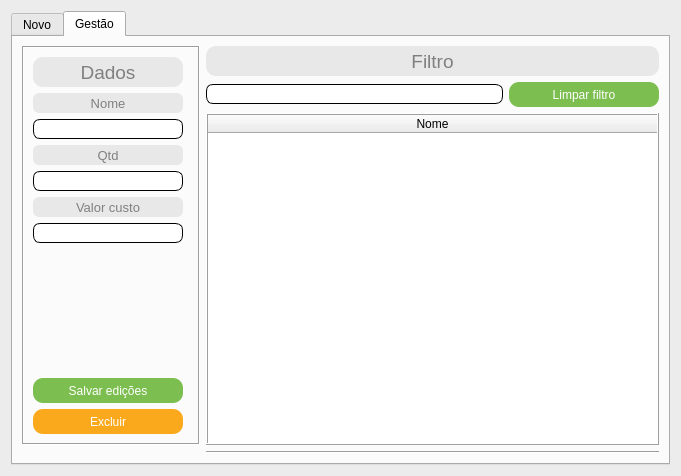
<?xml version="1.0" encoding="UTF-8"?>
<ui version="4.0">
 <class>fm_gestao_brinde</class>
 <widget class="QDialog" name="fm_gestao_brinde">
  <property name="geometry">
   <rect>
    <x>0</x>
    <y>0</y>
    <width>681</width>
    <height>476</height>
   </rect>
  </property>
  <property name="windowTitle">
   <string>Gestão de brinde</string>
  </property>
  <property name="styleSheet">
   <string notr="true">QDialog{
background:#ececec
}</string>
  </property>
  <layout class="QGridLayout" name="gridLayout_3">
   <item row="0" column="0">
    <widget class="QTabWidget" name="tabW">
     <property name="currentIndex">
      <number>1</number>
     </property>
     <widget class="QWidget" name="tabNovo">
      <attribute name="title">
       <string>Novo</string>
      </attribute>
      <layout class="QGridLayout" name="gridLayout">
       <item row="0" column="0">
        <layout class="QVBoxLayout" name="vlNovoNome">
         <item>
          <widget class="QLabel" name="lbNovoNome">
           <property name="sizePolicy">
            <sizepolicy hsizetype="Preferred" vsizetype="Preferred">
             <horstretch>0</horstretch>
             <verstretch>0</verstretch>
            </sizepolicy>
           </property>
           <property name="minimumSize">
            <size>
             <width>150</width>
             <height>20</height>
            </size>
           </property>
           <property name="styleSheet">
            <string notr="true">QLabel{
background:#e8e8e8;
color:#808080;
font-size:10pt;
border:none;
border-radius:6px;
}</string>
           </property>
           <property name="text">
            <string>Nome</string>
           </property>
           <property name="alignment">
            <set>Qt::AlignCenter</set>
           </property>
          </widget>
         </item>
         <item>
          <widget class="QLineEdit" name="lineNovoNome">
           <property name="sizePolicy">
            <sizepolicy hsizetype="Expanding" vsizetype="Maximum">
             <horstretch>0</horstretch>
             <verstretch>0</verstretch>
            </sizepolicy>
           </property>
           <property name="minimumSize">
            <size>
             <width>150</width>
             <height>20</height>
            </size>
           </property>
           <property name="styleSheet">
            <string notr="true">QLineEdit:enabled{background:#ffffff;}
QLineEdit:disabled{background:#e7e7e7;}

QLineEdit{
color:#303030;
font-size:9pt;
border-radius:7px;
border:1px solid black;
}</string>
           </property>
          </widget>
         </item>
        </layout>
       </item>
       <item row="0" column="1">
        <layout class="QVBoxLayout" name="vlNovoQtd">
         <item>
          <widget class="QLabel" name="lbNovoQtd">
           <property name="sizePolicy">
            <sizepolicy hsizetype="Preferred" vsizetype="Preferred">
             <horstretch>0</horstretch>
             <verstretch>0</verstretch>
            </sizepolicy>
           </property>
           <property name="minimumSize">
            <size>
             <width>150</width>
             <height>20</height>
            </size>
           </property>
           <property name="styleSheet">
            <string notr="true">QLabel{
background:#e8e8e8;
color:#808080;
font-size:10pt;
border:none;
border-radius:6px;
}</string>
           </property>
           <property name="text">
            <string>Quantidade</string>
           </property>
           <property name="alignment">
            <set>Qt::AlignCenter</set>
           </property>
          </widget>
         </item>
         <item>
          <widget class="QLineEdit" name="lineNovoQtd">
           <property name="sizePolicy">
            <sizepolicy hsizetype="Maximum" vsizetype="Maximum">
             <horstretch>0</horstretch>
             <verstretch>0</verstretch>
            </sizepolicy>
           </property>
           <property name="minimumSize">
            <size>
             <width>150</width>
             <height>20</height>
            </size>
           </property>
           <property name="styleSheet">
            <string notr="true">QLineEdit:enabled{background:#ffffff;}
QLineEdit:disabled{background:#e7e7e7;}

QLineEdit{
color:#303030;
font-size:9pt;
border-radius:7px;
border:1px solid black;
}</string>
           </property>
           <property name="maxLength">
            <number>30</number>
           </property>
          </widget>
         </item>
        </layout>
       </item>
       <item row="0" column="2">
        <layout class="QVBoxLayout" name="vlNovoValorCusto">
         <item>
          <widget class="QLabel" name="lbNovoValorCusto">
           <property name="sizePolicy">
            <sizepolicy hsizetype="Preferred" vsizetype="Preferred">
             <horstretch>0</horstretch>
             <verstretch>0</verstretch>
            </sizepolicy>
           </property>
           <property name="minimumSize">
            <size>
             <width>150</width>
             <height>20</height>
            </size>
           </property>
           <property name="styleSheet">
            <string notr="true">QLabel{
background:#e8e8e8;
color:#808080;
font-size:10pt;
border:none;
border-radius:6px;
}</string>
           </property>
           <property name="text">
            <string>Valor custo</string>
           </property>
           <property name="alignment">
            <set>Qt::AlignCenter</set>
           </property>
          </widget>
         </item>
         <item>
          <widget class="QLineEdit" name="lineNovoValorCusto">
           <property name="sizePolicy">
            <sizepolicy hsizetype="Maximum" vsizetype="Maximum">
             <horstretch>0</horstretch>
             <verstretch>0</verstretch>
            </sizepolicy>
           </property>
           <property name="minimumSize">
            <size>
             <width>150</width>
             <height>20</height>
            </size>
           </property>
           <property name="styleSheet">
            <string notr="true">QLineEdit:enabled{background:#ffffff;}
QLineEdit:disabled{background:#e7e7e7;}

QLineEdit{
color:#303030;
font-size:9pt;
border-radius:7px;
border:1px solid black;
}</string>
           </property>
          </widget>
         </item>
        </layout>
       </item>
       <item row="1" column="0" colspan="3">
        <spacer name="vsNovo">
         <property name="orientation">
          <enum>Qt::Vertical</enum>
         </property>
         <property name="sizeHint" stdset="0">
          <size>
           <width>418</width>
           <height>173</height>
          </size>
         </property>
        </spacer>
       </item>
       <item row="2" column="2">
        <widget class="QPushButton" name="btnNovoGravar">
         <property name="sizePolicy">
          <sizepolicy hsizetype="Maximum" vsizetype="Maximum">
           <horstretch>0</horstretch>
           <verstretch>0</verstretch>
          </sizepolicy>
         </property>
         <property name="minimumSize">
          <size>
           <width>150</width>
           <height>25</height>
          </size>
         </property>
         <property name="cursor">
          <cursorShape>PointingHandCursor</cursorShape>
         </property>
         <property name="styleSheet">
          <string notr="true">QPushButton:enabled{background:#7dbe50;}
QPushButton:disabled{background:#aaff7f;}
QPushButton:pressed{background:#aaff00;}
QPushButton{
color:#ffffff;
font-size:9pt;
border:none;
border-radius:10px;
}</string>
         </property>
         <property name="text">
          <string>Gravar</string>
         </property>
        </widget>
       </item>
      </layout>
     </widget>
     <widget class="QWidget" name="tabGestao">
      <attribute name="title">
       <string>Gestão</string>
      </attribute>
      <layout class="QGridLayout" name="gridLayout_5">
       <item row="0" column="1">
        <layout class="QGridLayout" name="glGestaoFiltro">
         <item row="1" column="0">
          <widget class="QLineEdit" name="lineGestaoFiltro">
           <property name="sizePolicy">
            <sizepolicy hsizetype="Expanding" vsizetype="Maximum">
             <horstretch>0</horstretch>
             <verstretch>0</verstretch>
            </sizepolicy>
           </property>
           <property name="minimumSize">
            <size>
             <width>150</width>
             <height>20</height>
            </size>
           </property>
           <property name="styleSheet">
            <string notr="true">QLineEdit:enabled{background:#ffffff;}
QLineEdit:disabled{background:#e7e7e7;}

QLineEdit{
color:#303030;
font-size:9pt;
border-radius:7px;
border:1px solid black;
}</string>
           </property>
           <property name="maxLength">
            <number>150</number>
           </property>
          </widget>
         </item>
         <item row="1" column="1">
          <widget class="QPushButton" name="btnGestaoFiltro">
           <property name="minimumSize">
            <size>
             <width>150</width>
             <height>25</height>
            </size>
           </property>
           <property name="cursor">
            <cursorShape>PointingHandCursor</cursorShape>
           </property>
           <property name="styleSheet">
            <string notr="true">QPushButton:enabled{background:#7dbe50;}
QPushButton:disabled{background:#aaff7f;}
QPushButton:pressed{background:#aaff00;}
QPushButton{
color:#ffffff;
font-size:9pt;
border:none;
border-radius:10px;
}</string>
           </property>
           <property name="text">
            <string>Limpar filtro</string>
           </property>
          </widget>
         </item>
         <item row="0" column="0" colspan="2">
          <widget class="QLabel" name="lbGestaoFiltro">
           <property name="sizePolicy">
            <sizepolicy hsizetype="Preferred" vsizetype="Preferred">
             <horstretch>0</horstretch>
             <verstretch>0</verstretch>
            </sizepolicy>
           </property>
           <property name="minimumSize">
            <size>
             <width>150</width>
             <height>30</height>
            </size>
           </property>
           <property name="styleSheet">
            <string notr="true">QLabel{
background:#e8e8e8;
color:#808080;
font-size:14pt;
border:none;
border-radius:10px;
}</string>
           </property>
           <property name="text">
            <string>Filtro</string>
           </property>
           <property name="alignment">
            <set>Qt::AlignCenter</set>
           </property>
          </widget>
         </item>
        </layout>
       </item>
       <item row="0" column="0" rowspan="2">
        <widget class="QFrame" name="frameGestao">
         <property name="sizePolicy">
          <sizepolicy hsizetype="Maximum" vsizetype="Minimum">
           <horstretch>0</horstretch>
           <verstretch>0</verstretch>
          </sizepolicy>
         </property>
         <property name="frameShape">
          <enum>QFrame::Box</enum>
         </property>
         <property name="frameShadow">
          <enum>QFrame::Sunken</enum>
         </property>
         <property name="lineWidth">
          <number>1</number>
         </property>
         <property name="midLineWidth">
          <number>0</number>
         </property>
         <layout class="QGridLayout" name="gridLayout_2">
          <item row="7" column="0" colspan="2">
           <spacer name="vsGestao">
            <property name="orientation">
             <enum>Qt::Vertical</enum>
            </property>
            <property name="sizeHint" stdset="0">
             <size>
              <width>20</width>
              <height>40</height>
             </size>
            </property>
           </spacer>
          </item>
          <item row="2" column="0">
           <widget class="QLineEdit" name="lineGestaoNome">
            <property name="sizePolicy">
             <sizepolicy hsizetype="Expanding" vsizetype="Maximum">
              <horstretch>0</horstretch>
              <verstretch>0</verstretch>
             </sizepolicy>
            </property>
            <property name="minimumSize">
             <size>
              <width>150</width>
              <height>20</height>
             </size>
            </property>
            <property name="cursor">
             <cursorShape>IBeamCursor</cursorShape>
            </property>
            <property name="styleSheet">
             <string notr="true">QLineEdit:enabled{background:#ffffff;}
QLineEdit:disabled{background:#e7e7e7;}

QLineEdit{
color:#303030;
font-size:9pt;
border-radius:7px;
border:1px solid black;
}</string>
            </property>
            <property name="maxLength">
             <number>150</number>
            </property>
           </widget>
          </item>
          <item row="5" column="0">
           <widget class="QLabel" name="lbGestaoValorCusto">
            <property name="sizePolicy">
             <sizepolicy hsizetype="Preferred" vsizetype="Preferred">
              <horstretch>0</horstretch>
              <verstretch>0</verstretch>
             </sizepolicy>
            </property>
            <property name="minimumSize">
             <size>
              <width>150</width>
              <height>20</height>
             </size>
            </property>
            <property name="styleSheet">
             <string notr="true">QLabel{
background:#e8e8e8;
color:#808080;
font-size:10pt;
border:none;
border-radius:6px;
}</string>
            </property>
            <property name="text">
             <string>Valor custo</string>
            </property>
            <property name="alignment">
             <set>Qt::AlignCenter</set>
            </property>
           </widget>
          </item>
          <item row="8" column="0">
           <widget class="QPushButton" name="btnGestaoEditar">
            <property name="sizePolicy">
             <sizepolicy hsizetype="Minimum" vsizetype="Minimum">
              <horstretch>0</horstretch>
              <verstretch>0</verstretch>
             </sizepolicy>
            </property>
            <property name="minimumSize">
             <size>
              <width>150</width>
              <height>25</height>
             </size>
            </property>
            <property name="cursor">
             <cursorShape>PointingHandCursor</cursorShape>
            </property>
            <property name="styleSheet">
             <string notr="true">QPushButton:enabled{background:#7dbe50;}
QPushButton:disabled{background:#aaff7f;}
QPushButton:pressed{background:#aaff00;}
QPushButton{
color:#ffffff;
font-size:9pt;
border:none;
border-radius:10px;
}</string>
            </property>
            <property name="text">
             <string>Salvar edições</string>
            </property>
           </widget>
          </item>
          <item row="6" column="0">
           <widget class="QLineEdit" name="lineGestaoValorCusto">
            <property name="sizePolicy">
             <sizepolicy hsizetype="Expanding" vsizetype="Maximum">
              <horstretch>0</horstretch>
              <verstretch>0</verstretch>
             </sizepolicy>
            </property>
            <property name="minimumSize">
             <size>
              <width>150</width>
              <height>20</height>
             </size>
            </property>
            <property name="styleSheet">
             <string notr="true">QLineEdit:enabled{background:#ffffff;}
QLineEdit:disabled{background:#e7e7e7;}

QLineEdit{
color:#303030;
font-size:9pt;
border-radius:7px;
border:1px solid black;
}</string>
            </property>
            <property name="maxLength">
             <number>15</number>
            </property>
           </widget>
          </item>
          <item row="9" column="0">
           <widget class="QPushButton" name="btnGestaoExcluir">
            <property name="sizePolicy">
             <sizepolicy hsizetype="Minimum" vsizetype="Minimum">
              <horstretch>0</horstretch>
              <verstretch>0</verstretch>
             </sizepolicy>
            </property>
            <property name="minimumSize">
             <size>
              <width>150</width>
              <height>25</height>
             </size>
            </property>
            <property name="cursor">
             <cursorShape>PointingHandCursor</cursorShape>
            </property>
            <property name="styleSheet">
             <string notr="true">QPushButton:enabled{background:#faa91d;}
QPushButton:disabled{background:#fabe50;}
QPushButton:pressed{background:#ffd500;}
QPushButton{
color:#ffffff;
font-size:9pt;
border:none;
border-radius:10px;
}</string>
            </property>
            <property name="text">
             <string>Excluir</string>
            </property>
           </widget>
          </item>
          <item row="4" column="0">
           <widget class="QLineEdit" name="lineGestaoQtd">
            <property name="sizePolicy">
             <sizepolicy hsizetype="Expanding" vsizetype="Maximum">
              <horstretch>0</horstretch>
              <verstretch>0</verstretch>
             </sizepolicy>
            </property>
            <property name="minimumSize">
             <size>
              <width>150</width>
              <height>20</height>
             </size>
            </property>
            <property name="cursor">
             <cursorShape>IBeamCursor</cursorShape>
            </property>
            <property name="styleSheet">
             <string notr="true">QLineEdit:enabled{background:#ffffff;}
QLineEdit:disabled{background:#e7e7e7;}

QLineEdit{
color:#303030;
font-size:9pt;
border-radius:7px;
border:1px solid black;
}</string>
            </property>
            <property name="maxLength">
             <number>11</number>
            </property>
           </widget>
          </item>
          <item row="1" column="0">
           <widget class="QLabel" name="lbGestaoNome">
            <property name="sizePolicy">
             <sizepolicy hsizetype="Preferred" vsizetype="Preferred">
              <horstretch>0</horstretch>
              <verstretch>0</verstretch>
             </sizepolicy>
            </property>
            <property name="minimumSize">
             <size>
              <width>150</width>
              <height>20</height>
             </size>
            </property>
            <property name="styleSheet">
             <string notr="true">QLabel{
background:#e8e8e8;
color:#808080;
font-size:10pt;
border:none;
border-radius:6px;
}</string>
            </property>
            <property name="text">
             <string>Nome</string>
            </property>
            <property name="alignment">
             <set>Qt::AlignCenter</set>
            </property>
           </widget>
          </item>
          <item row="0" column="0">
           <widget class="QLabel" name="label">
            <property name="sizePolicy">
             <sizepolicy hsizetype="Minimum" vsizetype="Preferred">
              <horstretch>0</horstretch>
              <verstretch>0</verstretch>
             </sizepolicy>
            </property>
            <property name="minimumSize">
             <size>
              <width>150</width>
              <height>30</height>
             </size>
            </property>
            <property name="styleSheet">
             <string notr="true">QLabel{
background:#e8e8e8;
color:#808080;
font-size:14pt;
border:none;
border-radius:10px;
}</string>
            </property>
            <property name="text">
             <string>Dados</string>
            </property>
            <property name="alignment">
             <set>Qt::AlignCenter</set>
            </property>
           </widget>
          </item>
          <item row="3" column="0">
           <widget class="QLabel" name="lbGestaoQtd">
            <property name="sizePolicy">
             <sizepolicy hsizetype="Preferred" vsizetype="Preferred">
              <horstretch>0</horstretch>
              <verstretch>0</verstretch>
             </sizepolicy>
            </property>
            <property name="minimumSize">
             <size>
              <width>150</width>
              <height>20</height>
             </size>
            </property>
            <property name="styleSheet">
             <string notr="true">QLabel{
background:#e8e8e8;
color:#808080;
font-size:10pt;
border:none;
border-radius:6px;
}</string>
            </property>
            <property name="text">
             <string>Qtd</string>
            </property>
            <property name="alignment">
             <set>Qt::AlignCenter</set>
            </property>
           </widget>
          </item>
         </layout>
        </widget>
       </item>
       <item row="1" column="1">
        <widget class="QTableWidget" name="twGestao">
         <property name="cursor" stdset="0">
          <cursorShape>PointingHandCursor</cursorShape>
         </property>
         <property name="styleSheet">
          <string notr="true">QTableWidget{
color:#303030;
font-size:9pt;
}</string>
         </property>
         <property name="frameShape">
          <enum>QFrame::Box</enum>
         </property>
         <property name="frameShadow">
          <enum>QFrame::Raised</enum>
         </property>
         <property name="editTriggers">
          <set>QAbstractItemView::NoEditTriggers</set>
         </property>
         <property name="selectionMode">
          <enum>QAbstractItemView::SingleSelection</enum>
         </property>
         <property name="selectionBehavior">
          <enum>QAbstractItemView::SelectRows</enum>
         </property>
         <property name="sortingEnabled">
          <bool>true</bool>
         </property>
         <attribute name="horizontalHeaderMinimumSectionSize">
          <number>50</number>
         </attribute>
         <attribute name="horizontalHeaderDefaultSectionSize">
          <number>300</number>
         </attribute>
         <attribute name="horizontalHeaderHighlightSections">
          <bool>false</bool>
         </attribute>
         <attribute name="horizontalHeaderStretchLastSection">
          <bool>true</bool>
         </attribute>
         <attribute name="verticalHeaderVisible">
          <bool>false</bool>
         </attribute>
         <attribute name="verticalHeaderHighlightSections">
          <bool>false</bool>
         </attribute>
         <column>
          <property name="text">
           <string>Nome</string>
          </property>
         </column>
        </widget>
       </item>
       <item row="2" column="1">
        <widget class="Line" name="line">
         <property name="orientation">
          <enum>Qt::Horizontal</enum>
         </property>
        </widget>
       </item>
      </layout>
     </widget>
    </widget>
   </item>
  </layout>
 </widget>
 <resources/>
 <connections/>
</ui>
